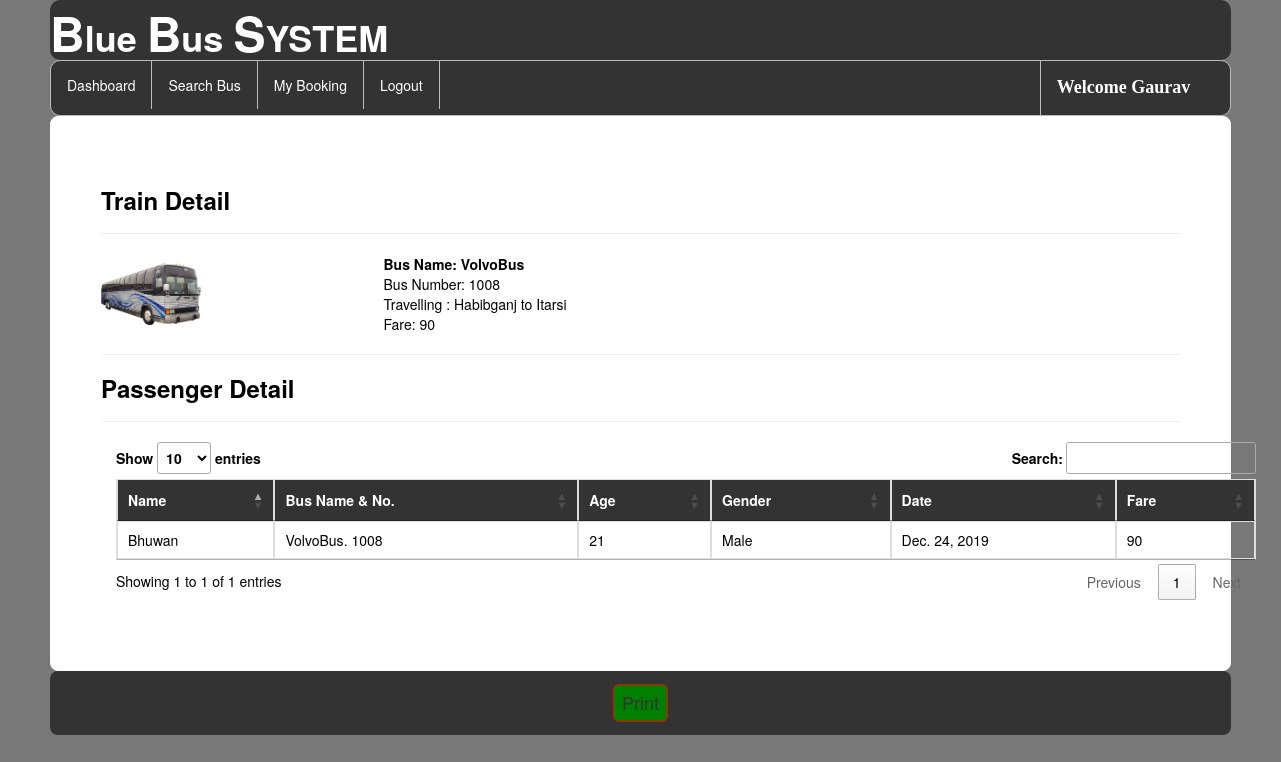
The app's page /view_ticket/61 (signed in) with its own data.
### bus/models.py (models this page shows, shortened)
class Passenger(models.Model):
    user = models.ForeignKey(Register,on_delete=models.CASCADE,null=True)
    bus = models.ForeignKey(Add_Bus,on_delete=models.CASCADE,null=True)
    name = models.CharField(max_length=100,null=True)
    age = models.IntegerField(null=True)
    gender = models.CharField(max_length=30,null=True)
    route=models.CharField(max_length=100,null=True)
    status = models.CharField(max_length=30,null=True)
    date1 = models.DateField(null=True)
    fare = models.IntegerField(null=True)

class Add_Bus(models.Model):
    busname = models.CharField(max_length=30,null=True)
    bus_no = models.IntegerField(null=True)
    from_city = models.CharField(max_length=30,null=True)
    to_city = models.CharField(max_length=30,null=True)
    departuretime=models.CharField(max_length=30,null=True)
    arrivaltime=models.CharField(max_length=30,null=True)
    trevaltime=models.CharField(max_length=100,null=True)
    distance=models.IntegerField(null=True)
    img=models.FileField(null=True)

### bus/views.py (the view)
# urls.py: path('view_ticket/<int:pid>',view_ticket, name="view_ticket"),
def view_ticket(request,pid):
    if not request.user.is_authenticated:
        return redirect('login')
    passenger = Passenger.objects.get(id=pid)
    d = {'passenger':passenger}
    return render(request,'view_ticket.html',d)

### bus/templates/view_ticket.html (shortened to what this page needs)
{% extends 'navigation2.html' %}
{% load static %}
{% block b %}
<div id = "mydiv" style="color:Black;border:1px solid white;border-radius:8px;background-color:white;padding:50px">
    <h3><strong>Train Detail</strong></h3><hr>
    <table width="800">
        <tr>
            <td><img src="{{passenger.bus.img.url}}" style="width:100px;height:70"></td>
            <td><b>Bus Name: {{passenger.bus.busname}}</b><br>
                Bus Number: {{passenger.bus.bus_no}}<br>
                Travelling : {{passenger.route}}<br>
                Fare: {{passenger.fare}}<br></td>
        </tr>
    </table>
            <hr><h3><strong>Passenger Detail</strong></h3><hr>
    <div class="container">
<table class="table table-bordered" id="myTable">
  <thead style="color:white;background-color:#333">
  <tr>
    <th>Name</th>
      <th>Bus Name & No.</th>
      <th> Age</th>
    <th>Gender</th>
    <th>Date</th>
       <th>Fare</th>
  </tr>
  </thead>
   <tbody>
  <tr>
    <td>{{passenger.name}}</td>
    <td>{{passenger.bus.busname}}. {{passenger.bus.bus_no}}</td>
      <td>{{passenger.age}}</td>
      <td>{{passenger.gender}}</td>
      <td>{{passenger.date1}}</td>
      <td>{{passenger.fare}}</td>
  </tr>
    </tbody>
</table>
 </div><br>
</div>
<div style="text-align : center ; background-color:#333;border-radius:8px;padding-top:3px;padding-bottom:3px"><h4 style="color:white;">
    <button onclick = "printDiv()" style="background-color:green;border-radius:6px;border:1px solid red;padding:8px"><a href="#" style="color:#333">Print</a> </button></h4></div>
{% endblock %}

### bus/templates/navigation2.html (shortened to what this page needs)
{% extends 'head.html' %}
{% load static %}
{% block body %}
<link rel = stylesheet href = "//cdn.datatables.net/1.10.19/css/jquery.dataTables.min.css">
<ul class="id2">
  <li id="id1"><a href="{% url 'dashboard' %}">Dashboard</a></li>
  <li id="id1"><a href="{% url 'search_bus' %}">Search Bus</a></li>
  <li id="id1"><a href="{% url 'my_booking' %}">My Booking</a></li>
  <li id="id1"><a href="{% url 'log_out' %}">Logout</a></li>
    <li id="id2" style="margin-left:600px"><a href="" style="color:white"><strong style="font-size:18px;font-family:cursive">Welcome {{request.user.username}}</strong></a></li>
</ul>
{% block b %}
{% endblock %}
{% endblock %}

### bus/templates/navigation2.html (style rules this page uses)
.id2 { list-style-type: none; margin: 0; padding: 0; overflow: hidden; background-color: #333; border-radius:10px; border:1px solid #bbb; }
#id1 { float: left; border-right:1px solid #bbb; }
#id2 { float: left; border-left:1px solid #bbb; }
li:last-child { border-right: none; }
li a { display: block; color: white; text-align: center; padding: 14px 16px; text-decoration: none; }

### records on screen
Passenger: bus.img (picture), bus.busname "VolvoBus", bus.bus_no "1008", route "Habibganj to Itarsi", fare "90", name "Bhuwan", age "21", gender "Male", date1 "Dec. 24, 2019"

### other values on screen
{{ request.user.username }} "Gaurav"
